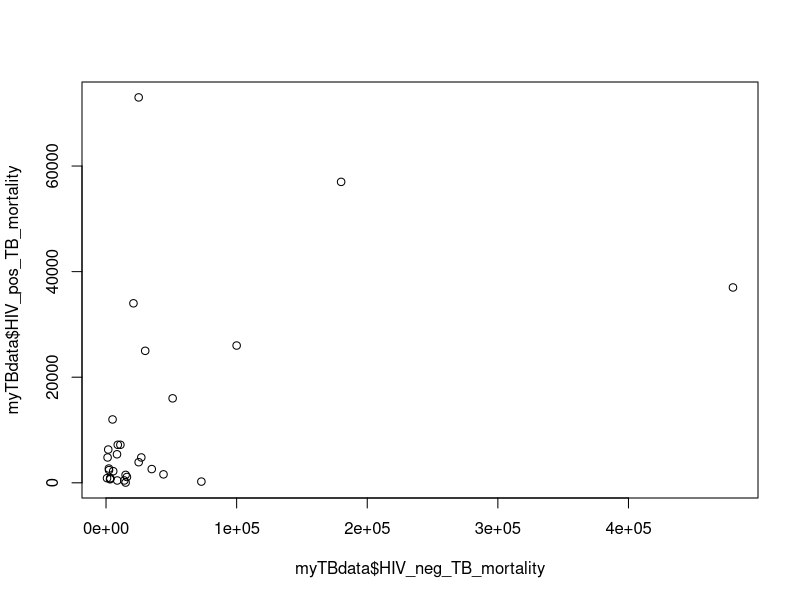
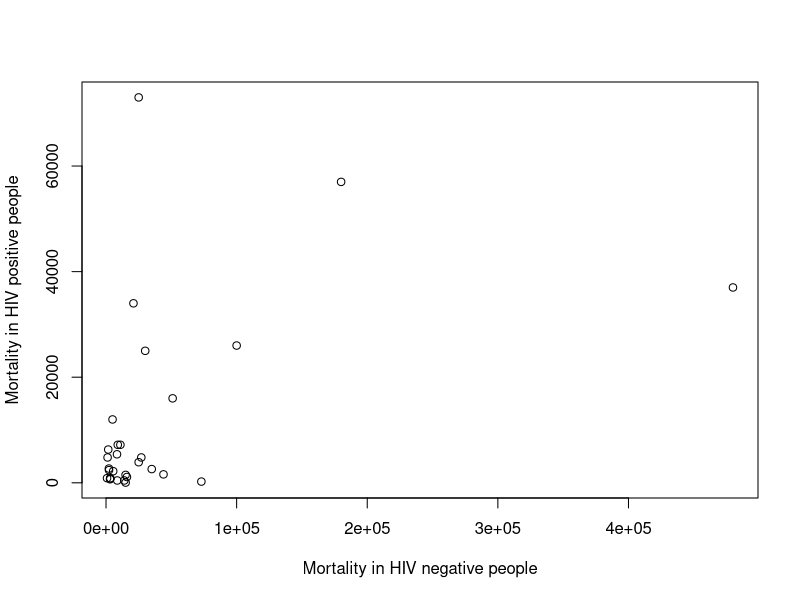
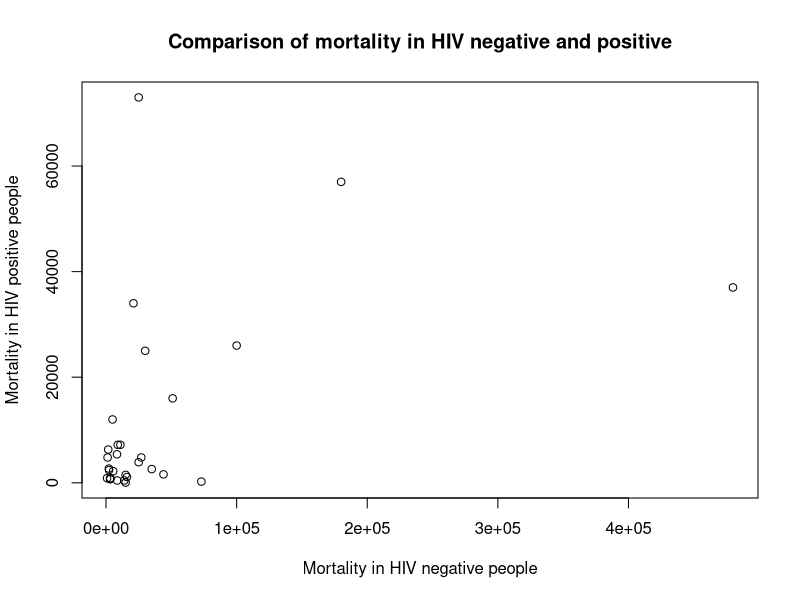
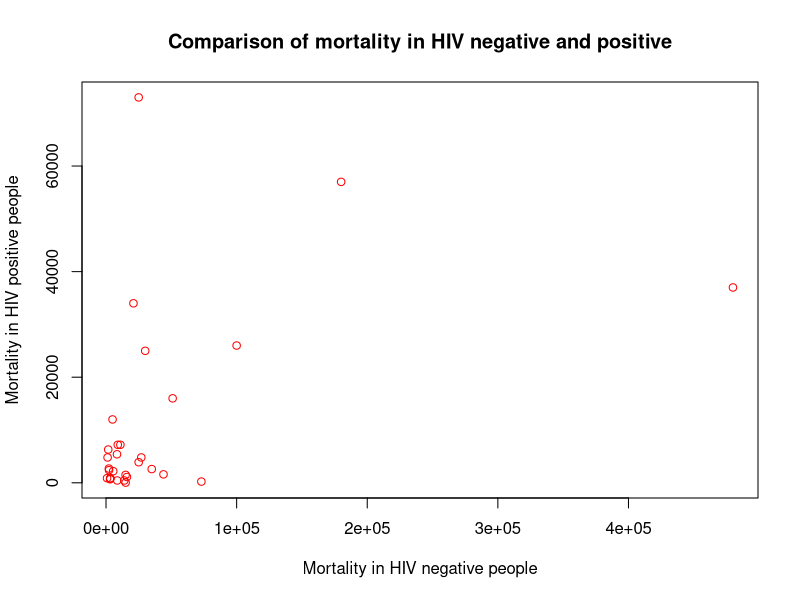
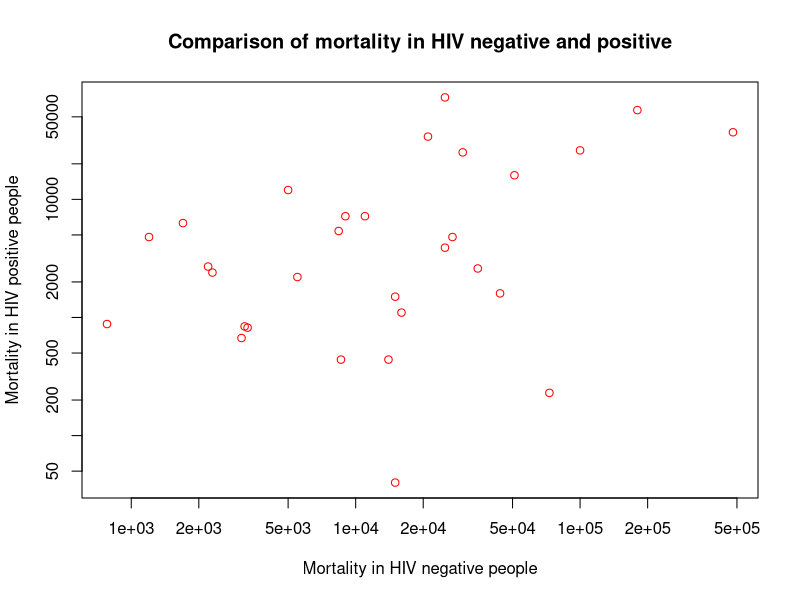
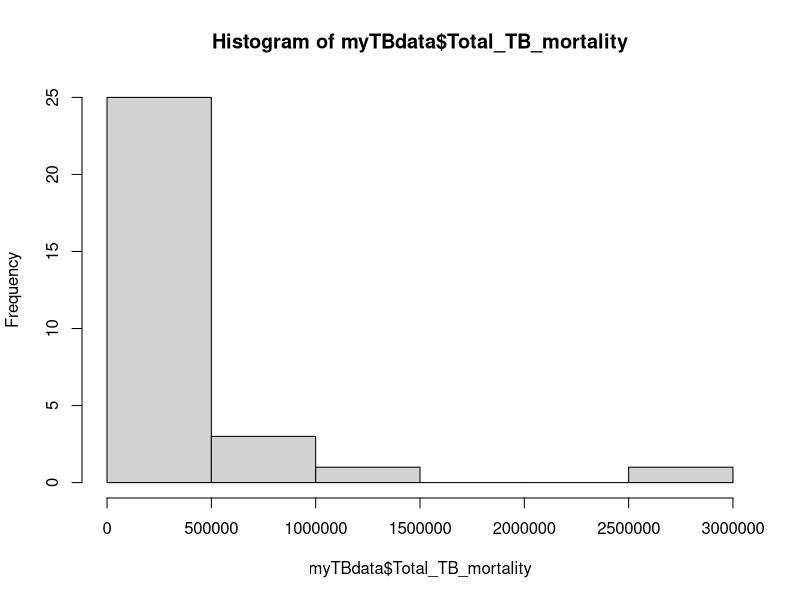
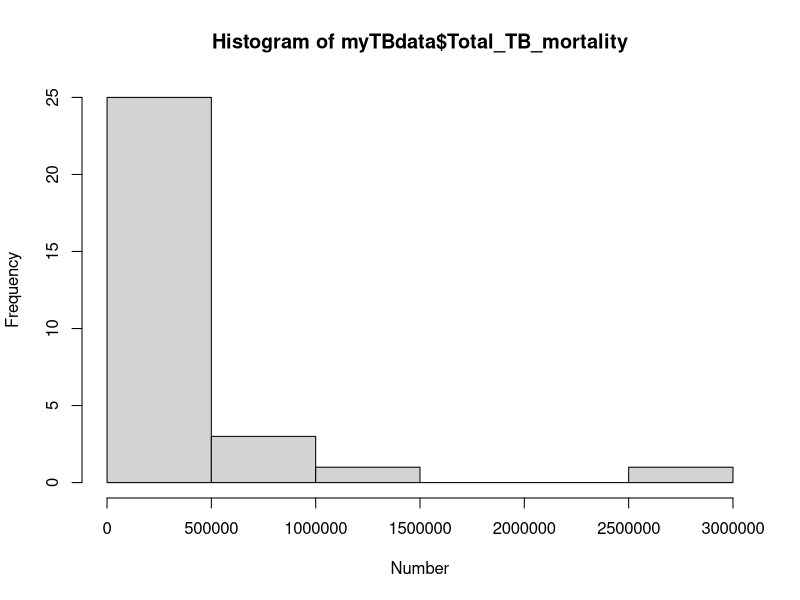
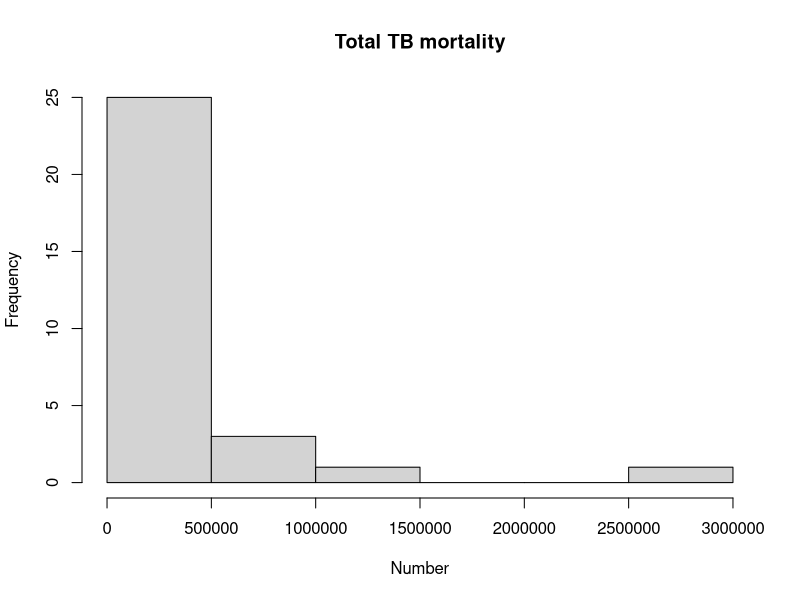

The R script that drew these images, in order:
## ---- chunk 1
myTBdata <- read.table("data/TB_stats.txt", header=TRUE)
## ---- chunk 2
# make the plot
plot(x=myTBdata$HIV_neg_TB_mortality, y=myTBdata$HIV_pos_TB_mortality)
## ---- chunk 3
plot(x=myTBdata$HIV_neg_TB_mortality, 
	 y=myTBdata$HIV_pos_TB_mortality,
	 xlab="Mortality in HIV negative people",
	 ylab="Mortality in HIV positive people")
## ---- chunk 4
plot(x=myTBdata$HIV_neg_TB_mortality, 
	 y=myTBdata$HIV_pos_TB_mortality,
	 xlab="Mortality in HIV negative people",
	 ylab="Mortality in HIV positive people",
	 main="Comparison of mortality in HIV negative and positive")
## ---- chunk 5
plot(x=myTBdata$HIV_neg_TB_mortality, 
	 y=myTBdata$HIV_pos_TB_mortality,
	 xlab="Mortality in HIV negative people",
	 ylab="Mortality in HIV positive people",
	 main="Comparison of mortality in HIV negative and positive",
	 col="red")
## ---- chunk 6
plot(x=myTBdata$HIV_neg_TB_mortality, 
	 y=myTBdata$HIV_pos_TB_mortality,
	 xlab="Mortality in HIV negative people",
	 ylab="Mortality in HIV positive people",
	 main="Comparison of mortality in HIV negative and positive",
	 col="red",
	 log="xy")
## ---- chunk 7
hist(myTBdata$Total_TB_mortality)

hist(myTBdata$Total_TB_mortality,
	 xlab="Number")
## ---- chunk 8
hist(myTBdata$Total_TB_mortality,
	 xlab="Number",
	 main = "Total TB mortality")
## ---- chunk 9
hist(myTBdata$Total_TB_mortality,
	 xlab="Number",
	 main="Total TB mortality",
	 col="blue")
## ---- chunk 10
myTBdata[,"MortalityPer1000"] <- myTBdata[,"Total_TB_mortality"]*1000/myTBdata[,"Population"]
hist(myTBdata$MortalityPer1000,
	 xlab = "Mortality per 1000",
	 main = "TB mortality per 1000 population")
## ---- chunk 11
hist(myTBdata$MortalityPer1000,
	 xlab = "Mortality per 1000",
	 main = "TB mortality per 1000 population",
	 col = "dodgerblue1")
## ---- chunk 12
par(mfrow=c(1,2))
hist(myTBdata$Total_TB_mortality,
	 xlab="Number",
	 main="Total TB mortality",
	 col="blue")

hist(myTBdata$MortalityPer1000,
	 xlab = "Mortality per 1000",
	 main = "TB mortality per 1000 population",
	 col = "dodgerblue1")
## ---- chunk 13
plot(x=myTBdata$Total_TB_mortality, 
	 y=myTBdata$HIV_pos_TB_mortality,
     xlab="Total TB mortality",
     ylab="Mortality in HIV positive people",
     main="Total TB mortality vs in HIV positive people",
     col="red", 
     log="xy")
## ---- chunk 14
plot(x=myTBdata$Total_TB_mortality, 
	 y=myTBdata$HIV_pos_TB_mortality,
     xlab="Total TB mortality",
     ylab="Mortality in HIV positive people",
     main="Total TB mortality vs in HIV positive people",
     col="red", 
     log="xy")
points(x=myTBdata$Total_TB_mortality, 
	   y=myTBdata$HIV_neg_TB_mortality,
     col="blue")
## ---- chunk 15
plot(x=myTBdata$Total_TB_mortality, 
	 y=myTBdata$HIV_pos_TB_mortality,
     xlab="Total TB mortality",
     ylab="Mortality in HIV positive people",
     main="Total TB mortality vs in HIV positive people",
     col="red", 
     log="xy",
     ylim=c(1, max(myTBdata$HIV_neg_TB_mortality, myTBdata$HIV_pos_TB_mortality)))
points(x=myTBdata$Total_TB_mortality, y=myTBdata$HIV_neg_TB_mortality,
       col="blue")

## ---- chunk 16
plot(x=myTBdata$Total_TB_mortality, 
	 y=myTBdata$HIV_pos_TB_mortality,
     xlab="Total TB mortality",
     ylab="Mortality in HIV positive people",
     main="Total TB mortality vs in HIV positive people",
     col="red", 
     log="xy",
     ylim=c(1, max(myTBdata$HIV_neg_TB_mortality, myTBdata$HIV_pos_TB_mortality)))
points(x=myTBdata$Total_TB_mortality, y=myTBdata$HIV_neg_TB_mortality,
       col="blue")
legend(x="topright", legend=c("HIV pos", "HIV neg"), fill=c("red", "blue"))
